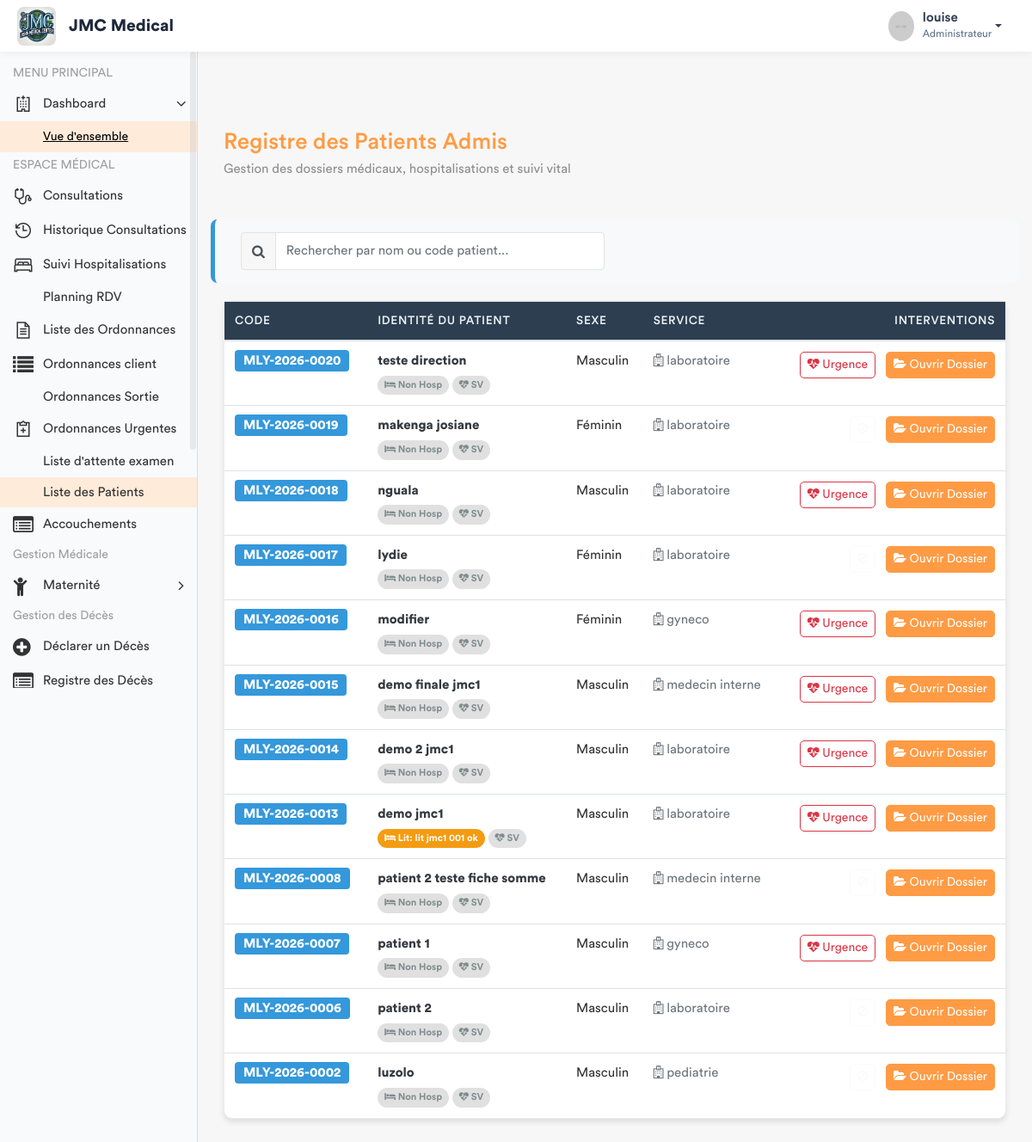
Page /patients/ (signed in) on the earlier database version.
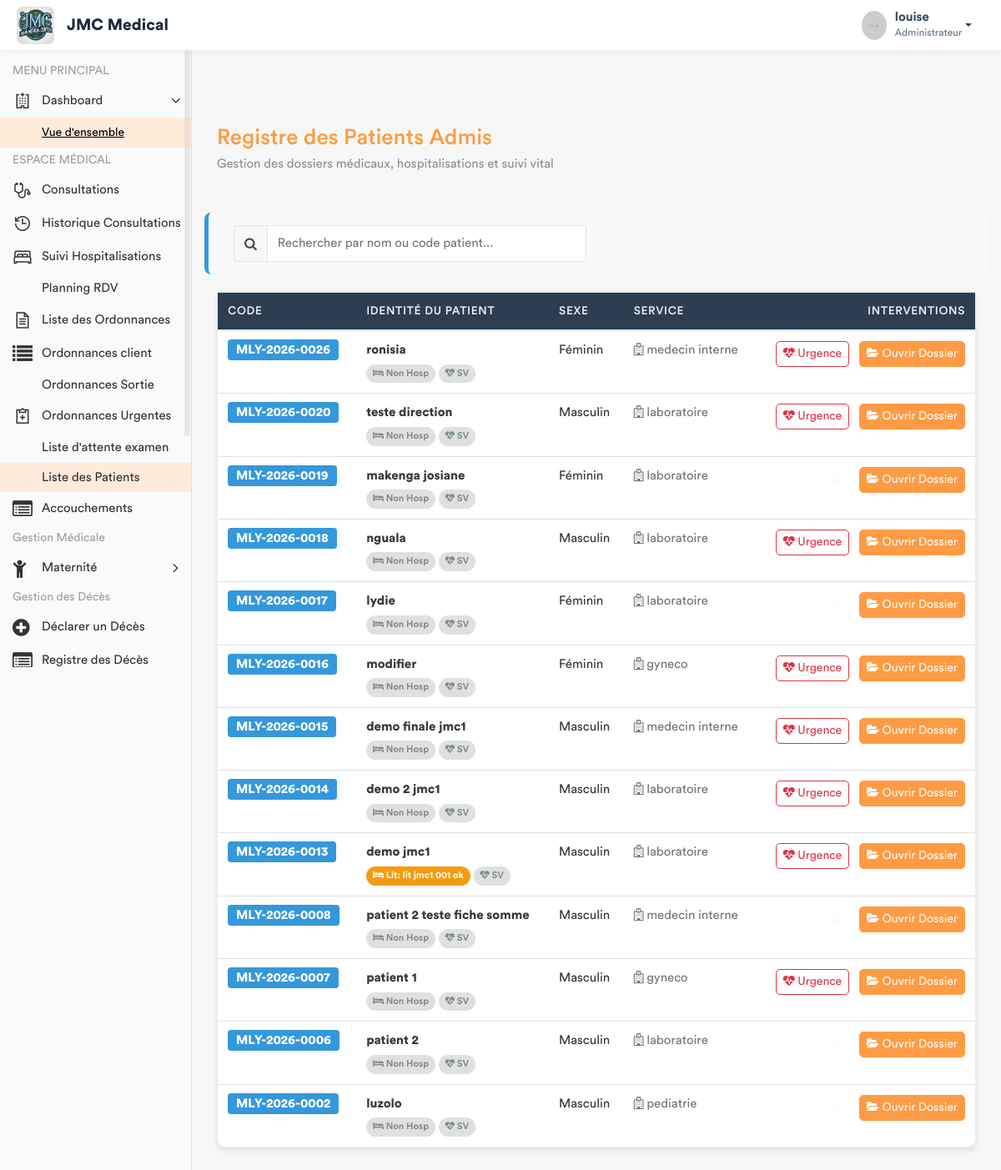
Same page on the later database version.
### app/models.py (models this page shows, shortened)
class Patient(models.Model):
    TYPE_CHOICES = [
        ('SIMPLE', 'Patient Simple'),
        ('FIDELE', 'Patient Fidèle'),
        ('CONVENTIONNE', 'Patient Conventionné'),
    ]
    code_patient = models.CharField(max_length=20, unique=True, editable=False)
    noms = models.CharField(max_length=100)
    service = models.ForeignKey('Service', on_delete=models.PROTECT, related_name='patients', null=True)
    sexe = models.CharField(max_length=1, choices=[('M', 'Masculin'), ('F', 'Féminin')])
    age = models.CharField(max_length=30)
    adresse = models.TextField()
    telephone = models.CharField(max_length=20)
    hopital = models.ForeignKey(Hopital , on_delete=models.SET_NULL , related_name= 'patient_hopital', null = True)
    type_patient = models.CharField(max_length=15, choices=TYPE_CHOICES, default='SIMPLE')
    a_carte_fidelite = models.BooleanField(default=False, verbose_name="Possède carte de fidélité")
    entreprise = models.ForeignKey(
        'Entreprise',
        on_delete=models.SET_NULL,
        null=True,
        blank=True,
        related_name='patients',
        verbose_name="Entreprise (si conventionné)"
    )
    fiche_payee = models.BooleanField(default=False)
    created_by = models.ForeignKey(User, on_delete=models.SET_NULL, null=True, related_name='patients_crees')
    date_creation = models.DateTimeField(auto_now_add=True)
    date_modification = models.DateTimeField(auto_now=True)

class Service(models.Model):
    nom = models.CharField(max_length=100, unique=True)
    description = models.TextField(blank=True, null=True)
    date_creation = models.DateTimeField(default=timezone.now)
    class Meta:
        verbose_name = "Service"
        verbose_name_plural = "Services"

class Hospitalisation(models.Model):
    STATUT_CHOICES = [
        ('EN_COURS', 'En cours'),
        ('TERMINE', 'Terminé'),
        ('ANNULE', 'Annulé'),
    ]
    patient = models.ForeignKey('Patient', on_delete=models.CASCADE, related_name='sejours')
    lit = models.ForeignKey('Lit', on_delete=models.PROTECT, related_name='occupations')
    date_entree = models.DateTimeField(default=timezone.now)
    date_sortie = models.DateTimeField(null=True, blank=True)
    motif_admission = models.TextField()
    statut = models.CharField(max_length=20, choices=STATUT_CHOICES, default='EN_COURS')
    observations = models.TextField(blank=True, null=True)
    est_actif = models.BooleanField(default=True)
    est_payee = models.BooleanField(default=False)
    hopital = models.ForeignKey(Hopital , on_delete= models.SET_NULL , null = True)
    class Meta:
        verbose_name = "Hospitalisation"
        verbose_name_plural = "Hospitalisations"

class Lit(models.Model):
    chambre = models.ForeignKey(Chambre, related_name='lits', on_delete=models.CASCADE)
    nom_lit = models.CharField(max_length=50)
    est_occupe = models.BooleanField(default=False)
    est_actif = models.BooleanField(default=True)
    hopital = models.ForeignKey(Hopital , on_delete= models.SET_NULL , null = True)

### app/views.py (the view)
# urls.py: path('patients/', views.liste_patients_urgence, name='liste_patients_urgence'),
@login_required
def liste_patients_urgence(request):
    patients = Patient.objects.filter(fiche_payee=True).order_by('-id')
    role = Fonction.objects.filter(userKey=request.user).first()
    fonctionKey = role.fonctionKey.roleName if role and role.fonctionKey else None
    for p in patients:
        p.consultation_active = Consultation.objects.filter(
            triage__patient=p
        ).order_by('-date_creation').first()
        p.hosp_en_cours = Hospitalisation.objects.filter(
            patient=p,
            statut='EN_COURS'
        ).first()
    return render(request, 'back-end/medecin/liste_patients.html', {
        'patients': patients,
        'fonctionKey': fonctionKey
    })

### app/templates/back-end/medecin/liste_patients.html (shortened to what the changed rows need)
<!DOCTYPE html>
{% load static %}
<html lang="fr">
    <head>
        {% include 'back-end/includes/css.html' %}
    </head>
    <body>
        <div class="main-wrapper">
            <div class="page-wrapper">
                <div class="content container-fluid">
                    <div class="card">
                        <div class="card-body p-0">
                            <div class="table-responsive">
                                <table class="table table-hover mb-0" id="patientTable">
                                    <thead>
                                        <tr>
                                            <th>CODE</th>
                                            <th>IDENTITÉ DU PATIENT</th>
                                            <th>SEXE</th>
                                            <th>SERVICE</th>
                                            <th class="text-right">INTERVENTIONS</th>
                                        </tr>
                                    </thead>
                                    <tbody id="patientTableBody">
                                        {% for patient in patients %}
                                        <tr class="align-middle">
                                            <td><span class="badge-code">{{ patient.code_patient }}</span></td>
                                            <td>
                                                <div class="font-weight-bold text-dark">{{ patient.noms }}</div>
                                                <div>
                                                    <span id="hosp_tab" class="med-tab {% if not patient.hosp_en_cours %}tab-inactive{% endif %}">
                                                        <i class="fa fa-bed"></i> {% if patient.hosp_en_cours %}Lit: {{ patient.hosp_en_cours.lit.nom_lit }}{% else %}Non Hosp{% endif %}
                                                    </span>
                                                    <span id="sv_tab" class="med-tab {% if not patient.a_signes_vitaux %}tab-inactive{% endif %}">
                                                        <i class="fa fa-heartbeat"></i> SV
                                                    </span>
                                                </div>
                                            </td>
                                            <td>{{ patient.get_sexe_display }}</td>
                                            <td><span class="text-secondary"><i class="fa fa-hospital-o"></i> {{ patient.service.nom|default:"Non assigné" }}</span></td>
                                            <td class="text-right">
                                                {% if patient.consultation_active %}
                                                    <a href="{% url 'enregistrer_ordonnance_urgence' patient.consultation_active.id %}"
                                                       class="btn btn-sm btn-outline-danger btn-action mr-2">
                                                        <i class="fa fa-heartbeat"></i> Urgence
                                                    </a>
                                                {% else %}
                                                    <button class="btn btn-sm btn-outline-light mr-2" disabled><i class="fa fa-ban"></i></button>
                                                {% endif %}
                                                <a href="{% url 'dossier_medical_complet' patient.id %}" class="btn btn-sm btn-primary btn-action">
                                                    <i class="fa fa-folder-open"></i> Ouvrir Dossier
                                                </a>
                                            </td>
                                        </tr>
                                        {% empty %}
                                        <tr>
                                            <td colspan="5" class="text-center py-5 text-muted">
                                                <i class="fa fa-folder-open-o fa-3x"></i><br>Aucun dossier patient en attente.
                                            </td>
                                        </tr>
                                        {% endfor %}
                                    </tbody>
                                </table>
                            </div>
                        </div>
                    </div>
                </div>
            </div>
        </div>
    </body>
</html>

Differences in the rows shown:
added Patient: code_patient "MLY-2026-0026", noms "ronisia", shows "Non Hosp", sexe "Féminin", service.nom "medecin interne", shows "Urgence"
